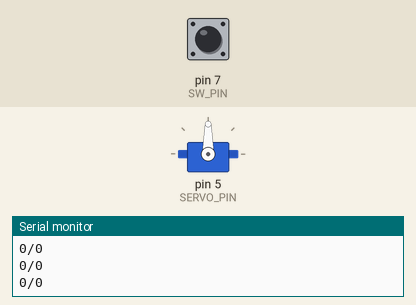
This sketch was run on a simulated Arduino Uno, built with avr-gcc and run on an emulated ATmega328P. Parts: servo, the last lines printed to the serial monitor. The inputs (shaded band) are chosen by the test bench; at power-on: pin 7 (SW_PIN) LOW.

Above: at 1.2 s.
1.3 s: pin 7 (SW_PIN) pulled HIGH for 0.15 s
At 2.2 s:
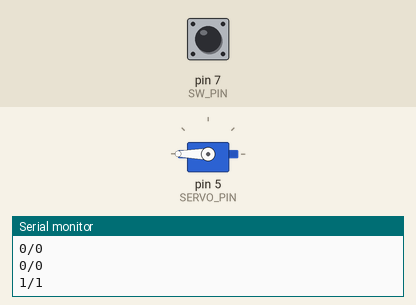
Timing chart, 0 to 10.4 s (numbered marks = the images above; inputs shaded):
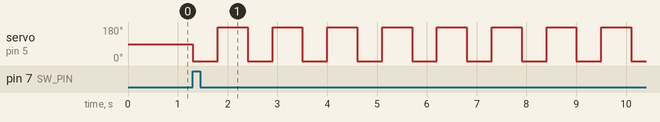

Measured:
- after the input at 1.3 s, servo on pin 5 (SERVO_PIN): alternates 180° for 0.60 s and 0° for 0.50 s, starting at once

The sketch:

15_pwm_servo_sw_btn.ino
```cpp
#include <Servo.h>

const int SERVO_PIN = 5;
const int SW_PIN = 7;

Servo myservo;

int cnt = 0;

void setup() {

  Serial.begin(115200);
  myservo.attach(SERVO_PIN);
  pinMode(SW_PIN, INPUT);

}

void loop() {

  // 버튼 눌렀을 때
  if(digitalRead(SW_PIN) == HIGH){
    cnt++;
  }

  Serial.print(digitalRead(SW_PIN));
  Serial.print("/");
  Serial.println(cnt);

  if ( cnt == 1 ){
    myservo.write(0);
    delay(500);
    myservo.write(180);
    delay(500);
  }
  else if ( cnt == 2 ){
    cnt = 0;
  }

  delay(100);

}
```
